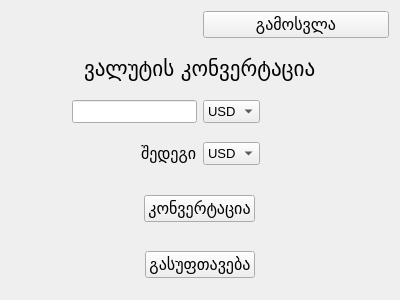
<?xml version="1.0" encoding="UTF-8"?>
<ui version="4.0">
 <class>Form</class>
 <widget class="QWidget" name="Form">
  <property name="geometry">
   <rect>
    <x>0</x>
    <y>0</y>
    <width>400</width>
    <height>300</height>
   </rect>
  </property>
  <property name="windowTitle">
   <string>Form</string>
  </property>
  <property name="styleSheet">
   <string notr="true">background-color: &quot;#7C93C3&quot;</string>
  </property>
  <layout class="QGridLayout" name="gridLayout">
   <item row="0" column="0">
    <layout class="QGridLayout" name="gridLayout_2">
     <property name="sizeConstraint">
      <enum>QLayout::SetMinimumSize</enum>
     </property>
     <item row="2" column="0" alignment="Qt::AlignRight">
      <widget class="QLineEdit" name="from_value_input">
       <property name="font">
        <font>
         <pointsize>10</pointsize>
        </font>
       </property>
       <property name="styleSheet">
        <string notr="true">background-color: &quot;#E1D7B7&quot;;
border: &quot;0px solid #E1D7B7&quot;;
color: &quot;#1E2A5E&quot;</string>
       </property>
      </widget>
     </item>
     <item row="2" column="1" alignment="Qt::AlignLeft|Qt::AlignVCenter">
      <widget class="QComboBox" name="from_curr_combobox">
       <property name="font">
        <font>
         <pointsize>10</pointsize>
        </font>
       </property>
       <property name="styleSheet">
        <string notr="true">background-color: &quot;#E1D7B7&quot;;
color: &quot;#1E2A5E&quot;</string>
       </property>
       <item>
        <property name="text">
         <string>USD</string>
        </property>
       </item>
       <item>
        <property name="text">
         <string>GEL</string>
        </property>
       </item>
       <item>
        <property name="text">
         <string>EUR</string>
        </property>
       </item>
       <item>
        <property name="text">
         <string>GBP</string>
        </property>
       </item>
      </widget>
     </item>
     <item row="3" column="1" alignment="Qt::AlignLeft|Qt::AlignVCenter">
      <widget class="QComboBox" name="to_curr_combobox">
       <property name="font">
        <font>
         <pointsize>10</pointsize>
        </font>
       </property>
       <property name="styleSheet">
        <string notr="true">background-color: &quot;#E1D7B7&quot;;
color: &quot;#1E2A5E&quot;</string>
       </property>
       <item>
        <property name="text">
         <string>USD</string>
        </property>
       </item>
       <item>
        <property name="text">
         <string>GEL</string>
        </property>
       </item>
       <item>
        <property name="text">
         <string>EUR</string>
        </property>
       </item>
       <item>
        <property name="text">
         <string>GBP</string>
        </property>
       </item>
      </widget>
     </item>
     <item row="0" column="1">
      <widget class="QPushButton" name="logout_button">
       <property name="font">
        <font>
         <family>Tbilisi</family>
         <pointsize>12</pointsize>
        </font>
       </property>
       <property name="styleSheet">
        <string notr="true">background-color: &quot;#1E2A5E&quot;;
color: &quot;#E1D7B7&quot;;</string>
       </property>
       <property name="text">
        <string>გამოსვლა</string>
       </property>
      </widget>
     </item>
     <item row="5" column="0" colspan="2" alignment="Qt::AlignHCenter|Qt::AlignVCenter">
      <widget class="QPushButton" name="clear_button">
       <property name="font">
        <font>
         <family>Tbilisi</family>
         <pointsize>12</pointsize>
        </font>
       </property>
       <property name="styleSheet">
        <string notr="true">background-color: &quot;#55679C&quot;;
color: &quot;#E1D7B7&quot;;</string>
       </property>
       <property name="text">
        <string>გასუფთავება</string>
       </property>
      </widget>
     </item>
     <item row="4" column="0" colspan="2" alignment="Qt::AlignHCenter|Qt::AlignVCenter">
      <widget class="QPushButton" name="convert_button">
       <property name="font">
        <font>
         <family>Tbilisi</family>
         <pointsize>12</pointsize>
        </font>
       </property>
       <property name="styleSheet">
        <string notr="true">background-color: &quot;#55679C&quot;;
color: &quot;#E1D7B7&quot;;</string>
       </property>
       <property name="text">
        <string>კონვერტაცია</string>
       </property>
      </widget>
     </item>
     <item row="1" column="0" colspan="2" alignment="Qt::AlignHCenter|Qt::AlignVCenter">
      <widget class="QLabel" name="convert_label">
       <property name="font">
        <font>
         <family>Tbilisi</family>
         <pointsize>16</pointsize>
        </font>
       </property>
       <property name="styleSheet">
        <string notr="true">color: &quot;#1E2A5E&quot;;</string>
       </property>
       <property name="text">
        <string>ვალუტის კონვერტაცია</string>
       </property>
       <property name="wordWrap">
        <bool>false</bool>
       </property>
      </widget>
     </item>
     <item row="3" column="0" alignment="Qt::AlignRight|Qt::AlignVCenter">
      <widget class="QLabel" name="result_label">
       <property name="font">
        <font>
         <pointsize>12</pointsize>
        </font>
       </property>
       <property name="styleSheet">
        <string notr="true">color: &quot;#1E2A5E&quot;;</string>
       </property>
       <property name="text">
        <string>შედეგი</string>
       </property>
      </widget>
     </item>
    </layout>
   </item>
  </layout>
 </widget>
 <resources/>
 <connections/>
</ui>
